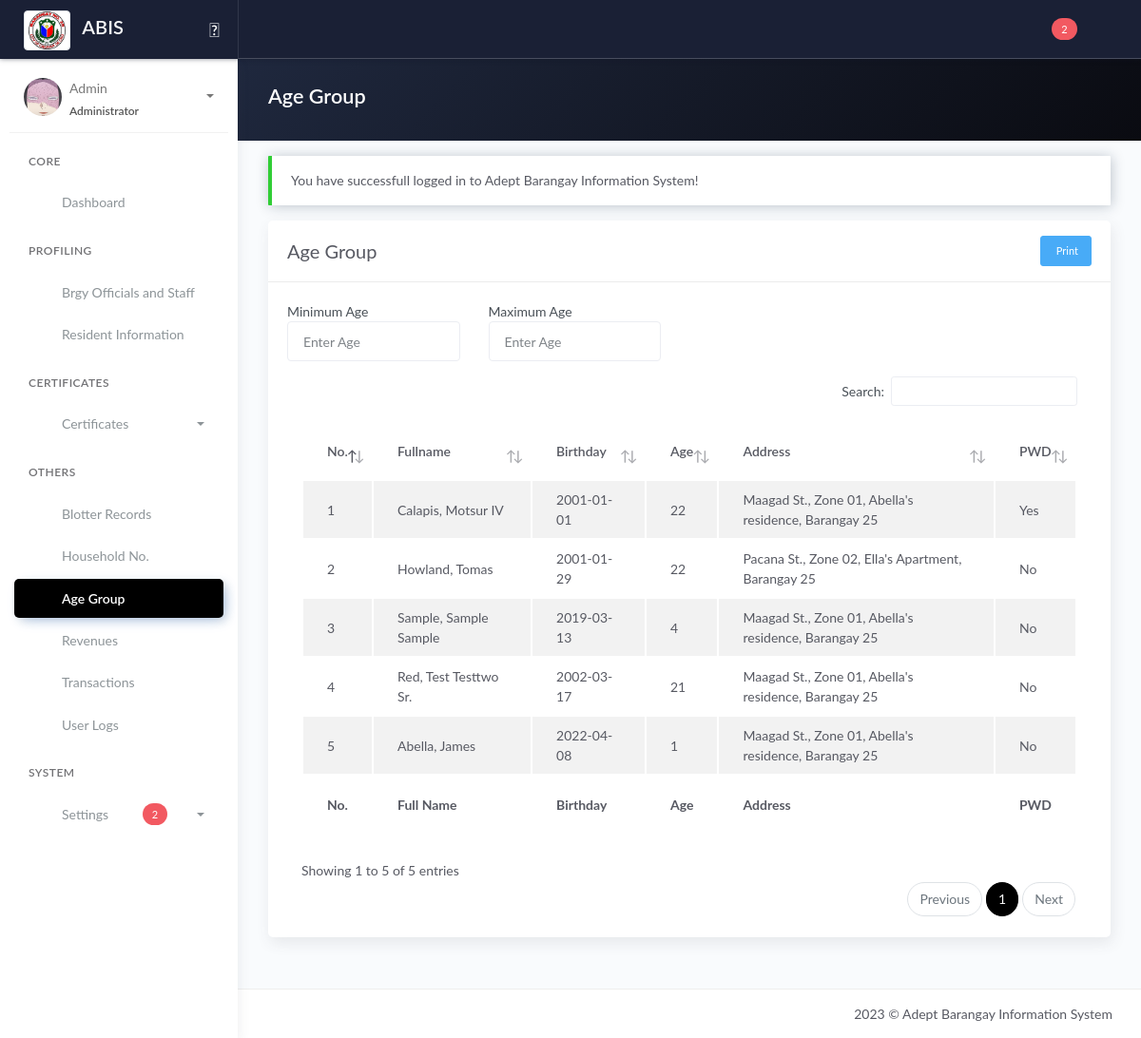
/age-group.php (signed in), run on the app's committed database.
### tables this page shows
CREATE TABLE `tblresident2` (
  `id_resident` int(11) NOT NULL,
  `national_id` varchar(100) NOT NULL,
  `region` varchar(10) NOT NULL,
  `city` varchar(100) NOT NULL,
  `province` varchar(100) NOT NULL,
  `barangay` varchar(100) NOT NULL,
  `citizenship` varchar(100) NOT NULL,
  `picture` text NOT NULL,
  `firstname` varchar(100) NOT NULL,
  `middlename` varchar(100) NOT NULL,
  `lastname` varchar(100) NOT NULL,
  `ext` varchar(10) NOT NULL,
  `alias` varchar(20) NOT NULL,
  `birthplace` varchar(100) NOT NULL,
  `birthdate` date NOT NULL,
  `sex` varchar(20) NOT NULL,
  `civilstatus` varchar(20) NOT NULL,
  `residence_type` varchar(25) NOT NULL COMMENT 'new; co-occupant; tenant',
  `id_household` int(80) NOT NULL,
  `family_head` varchar(10) NOT NULL,
  `date_of_residence` date NOT NULL,
  `vstatus` varchar(10) NOT NULL,
  `identified_as` varchar(20) NOT NULL,
  `phone` varchar(100) NOT NULL,
  `email` varchar(100) NOT NULL,
  `occupation` varchar(100) NOT NULL,
  `resident_type` int(20) NOT NULL DEFAULT 1 COMMENT '1 = Alive; 0 = Deceased',
  `id_org` varchar(100) NOT NULL,
  `pwd` varchar(5) NOT NULL,
  `indigent` varchar(5) NOT NULL,
  `remarks` text NOT NULL,
  `res_updated_at` timestamp NOT NULL DEFAULT current_timestamp() ON UPDATE current_timestamp(),
  `id_user` int(11) NOT NULL
);

CREATE TABLE `tbl_household` (
  `id_household` int(11) NOT NULL,
  `household_number` int(100) NOT NULL,
  `house_no` int(100) NOT NULL COMMENT '(2.1)',
  `id_purok` varchar(50) NOT NULL,
  `household_street_name` varchar(100) NOT NULL COMMENT '(2.2)',
  `household_address` varchar(250) NOT NULL COMMENT '(2.3)',
  `household_type` varchar(250) NOT NULL
);

CREATE TABLE `tblpurok` (
  `id_purok` int(11) NOT NULL,
  `purok_name` varchar(255) DEFAULT NULL,
  `purok_details` text DEFAULT NULL
);

CREATE TABLE `tblbrgy_info` (
  `id_brgy_info` int(11) NOT NULL,
  `province` varchar(100) DEFAULT NULL,
  `town` varchar(100) DEFAULT NULL,
  `brgy_name` varchar(50) DEFAULT NULL,
  `contact_number` varchar(50) DEFAULT NULL,
  `dashboard_text` text DEFAULT NULL,
  `image` varchar(200) DEFAULT NULL,
  `city_logo` varchar(100) DEFAULT NULL,
  `brgy_logo` varchar(100) DEFAULT NULL
);

### model/fetch_brgy_info.php (called while the page is built, shortened)
<?php
    $query = "SELECT * FROM tblbrgy_info";
    $result = $conn->query($query);
	$row = $result->fetch_assoc();
	if($row){
		$brgy 		 = $row['brgy_name'];
	}
?>

### age-group.php (the view, shortened to what this page needs)
<?php include 'server/server.php' ?>
<?php
$query = "SELECT * FROM tblresident2 WHERE resident_type=1";
$result = $conn->query($query);
$resident = array();
while ($row = $result->fetch_assoc()) {
	$resident[] = $row;
}
?>
<!DOCTYPE html>
<html lang="en">
<head>
	<?php include 'templates/header.php' ?>
	<link rel="stylesheet" href="assets/js/plugin/dataTables.dateTime.min.css">
	<link rel="stylesheet" href="assets/js/plugin/datatables/Buttons-1.6.1/css/buttons.dataTables.min.css">
</head>
<body>
	<div class="wrapper">
		<?php include 'templates/main-header.php' ?>
		<?php include 'templates/sidebar.php' ?>
		<div class="main-panel">
			<div class="content">
				<div class="panel-header bg-dark-gradient">
					<div class="page-inner">
						<div class="d-flex align-items-left align-items-md-center flex-column flex-md-row">
							<div>
								<h2 class="text-white fw-bold">Age Group</h2>
							</div>
						</div>
					</div>
				</div>
				<div class="page-inner">
					<div class="row mt--2">
						<div class="col-md-12">
							<?php if (isset($_SESSION['message'])) : ?>
								<div class="alert alert-<?php echo $_SESSION['success']; ?> <?= $_SESSION['success'] == 'danger' ? 'bg-danger text-light' : null ?>" role="alert">
									<?php echo $_SESSION['message']; ?>
								</div>
							<?php endif ?>
							<div class="card">
								<div class="card-header">
									<div class="card-head-row">
										<div class="card-title">Age Group</div>
										<div class="card-tools">
											<a href="#add" data-toggle="modal" class="btn btn-info btn-sm"><i class="fa fa-print"></i>&nbspPrint</a>
										</div>
									</div>
								</div>
								<div class="card-body">
									<div class="row mb-3 w-50">
										<div class="col">
											<label>Minimum Age</label>
											<input type="text" class="form-control" id="min" name="min" placeholder="Enter Age">
										</div>
										<div class="col">
											<label>Maximum Age</label>
											<input type="text" class="form-control" id="max" name="max" placeholder="Enter Age">
										</div>
									</div>
									<div class="table-responsive">
										<table id="agegrouptable" class="display table table-striped">
											<thead>
												<tr>
													<th scope="col">No. </th>
													<th scope="col">Fullname</th>
													<th scope="col">Birthday</th>
													<th scope="col">Age</th>
													<th scope="col">Address</th>
													<th scope="col">PWD</th>
												</tr>
											</thead>
											<tbody>
												<?php if (!empty($resident)) : ?>
													<?php $no = 1;
													foreach ($resident as $row) : ?>
														<tr>
															<td><?= $no ?></td>
															<td><?= $row['lastname'] . ', ' . $row['firstname'] . ' ' . $row['middlename'] . ' ' . $row['ext'] ?></td>
															<td><?= $row['birthdate'] ?></td>
															<?php
															$DateOfBirth = $row['birthdate'];
															$dob = new DateTime($DateOfBirth);
															$now = new DateTime();
															$diff = $now->diff($dob);
															?>
															<td><?= $diff->y; ?></td>
															<td>
																<?php
																$h_id = $row['id_household'];
																$queryHouseholdNumber = "SELECT * FROM tbl_household WHERE id_household='$h_id'";
																$resultHouseholdNumber = $conn->query($queryHouseholdNumber);
																$householdnum = $resultHouseholdNumber->fetch_assoc();
																$p_name = $householdnum['id_purok'];
																$queryPurokName = "SELECT * FROM tblpurok WHERE id_purok='$p_name'";
																$resultPurokName = $conn->query($queryPurokName);
																$pname = $resultPurokName->fetch_assoc();
																echo $householdnum['household_street_name'] . ', ' . $pname['purok_name'] . ', ' . $householdnum['household_address'] . ', ' . $brgy;
																?>
															</td>
															<td><?= $row['pwd'] ?></td>
														</tr>
													<?php $no++;
													endforeach ?>
												<?php endif ?>
											</tbody>
											<tfoot>
												<tr>
													<th scope="col">No. </th>
													<th scope="col">Full Name</th>
													<th scope="col">Birthday</th>
													<th scope="col">Age</th>
													<th scope="col">Address</th>
													<th scope="col">PWD</th>
												</tr>
											</tfoot>
										</table>
									</div>
								</div>
							</div>
						</div>
					</div>
				</div>
			</div>
			<?php include 'templates/main-footer.php' ?>
		</div>
	</div>
	<?php include 'templates/footer.php' ?>
	<link rel="stylesheet" type="text/css" href="https://cdn.datatables.net/v/bs5/jszip-2.5.0/dt-1.13.1/b-2.3.3/b-html5-2.3.3/b-print-2.3.3/datatables.min.css" />
</body>
</html>

### data on the page
tblresident2: lastname "Calapis", firstname "Motsur", ext "IV", birthdate "2001-01-01", birthdate "22", id_household.household_street_name "Maagad St.", tblpurok.purok_name "Zone 01", id_household.household_address "Abella's residence", pwd "Yes"
tblbrgy_info: brgy_name "Barangay 25"
tblresident2: lastname "Howland", firstname "Tomas", birthdate "2001-01-29", birthdate "22", id_household.household_street_name "Pacana St.", tblpurok.purok_name "Zone 02", id_household.household_address "Ella's Apartment", pwd "No"
tblresident2: lastname "Sample", firstname "Sample", middlename "Sample", birthdate "2019-03-13", birthdate "4", id_household.household_street_name "Maagad St.", tblpurok.purok_name "Zone 01", id_household.household_address "Abella's residence", pwd "No"
tblresident2: lastname "Red", firstname "Test", middlename "Testtwo", ext "Sr.", birthdate "2002-03-17", birthdate "21", id_household.household_street_name "Maagad St.", tblpurok.purok_name "Zone 01", id_household.household_address "Abella's residence", pwd "No"
tblresident2: lastname "Abella", firstname "James", birthdate "2022-04-08", birthdate "1", id_household.household_street_name "Maagad St.", tblpurok.purok_name "Zone 01", id_household.household_address "Abella's residence", pwd "No"

### other printed values
$resultSupport "2"
$_SESSION['username'] "Admin"
$_SESSION['role'] "Administrator"
$_SESSION['message'] "You have successfull logged in to Adept Barangay Information System!"
